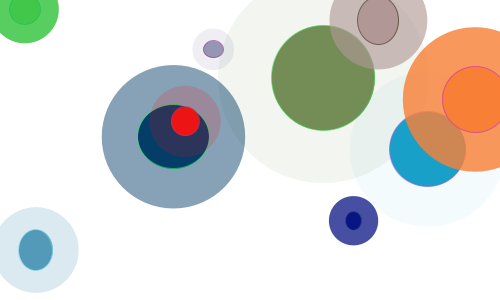
Frame 1 (no input)
Frame 60 (the mouse pressed at the canvas centre just before this capture): identical to frame 1, image omitted
Frame 120 (the mouse held since frame 60 and released just before this capture): identical to frame 1, image omitted

The Processing sketch that drew this single still picture (run headless with seeded random() and noise(); from frame 60 on, the mouse is pressed at the canvas centre):

// Processing sketch: processing_47707
// ── processing_47707.pde


//ORIGINAL PROGRAMM

int _num = 10;
void setup() {
  size(500, 300);
  background(255);
  smooth();
  strokeWeight(1);
  fill(150, 50);
  drawCircles();
}
void draw() {
}
void mouseReleased() {
  drawCircles();
}
void drawCircles() {
  for (int i=0; i<_num; i++) {
    Circle thisCirc = new Circle();
    thisCirc.drawMe();
  }
}


// CLASS DEFINITION

class Circle {
  float x, y;
  float radius;
  color linecol, fillcol;
  float alph;
  Circle() {
    x = random(width);
    y = random(height);
    radius = random(100) + 10;
    linecol = color(random(255), random(255), random(255));
    fillcol = color(random(255), random(255), random(255));
    alph = random(255);
  }
  void drawMe() {
    noStroke();
    fill(fillcol, alph);
    ellipse(x, y, radius*2, radius*2);
    stroke(linecol, 150);
    fill (fillcol);
    ellipse(x, y, radius-random(9), radius-random(9));
  }
}
